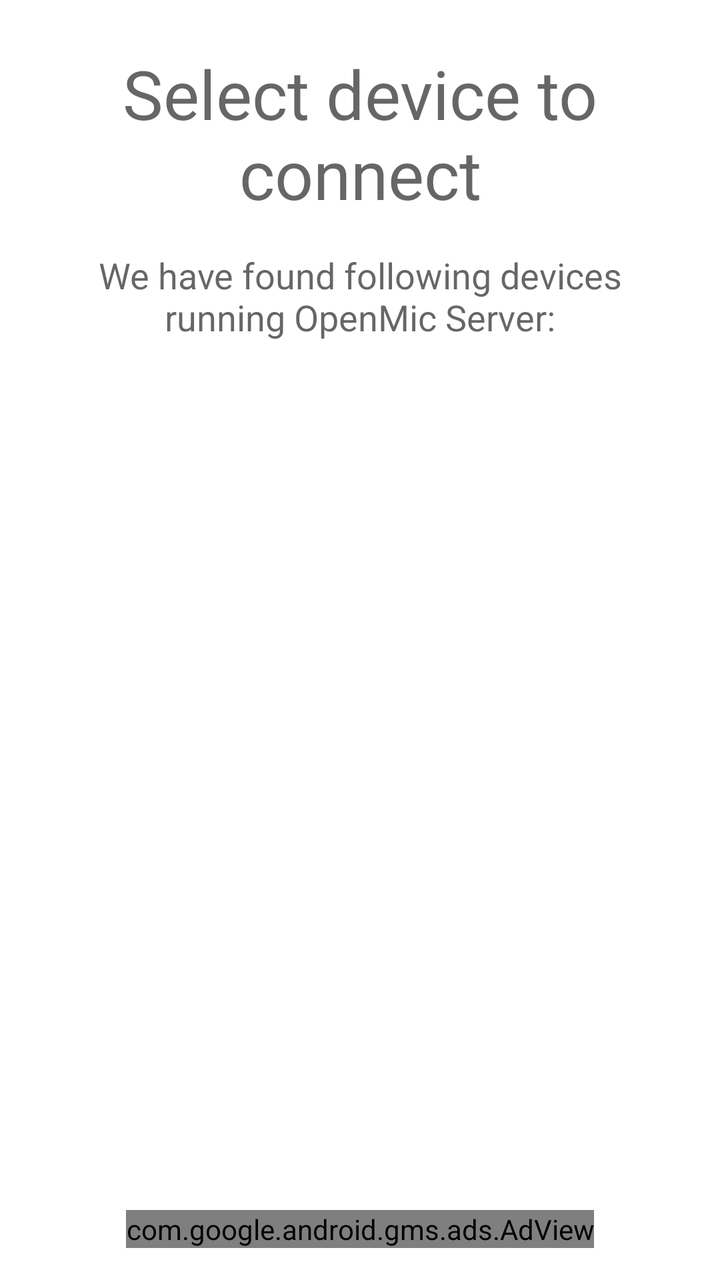
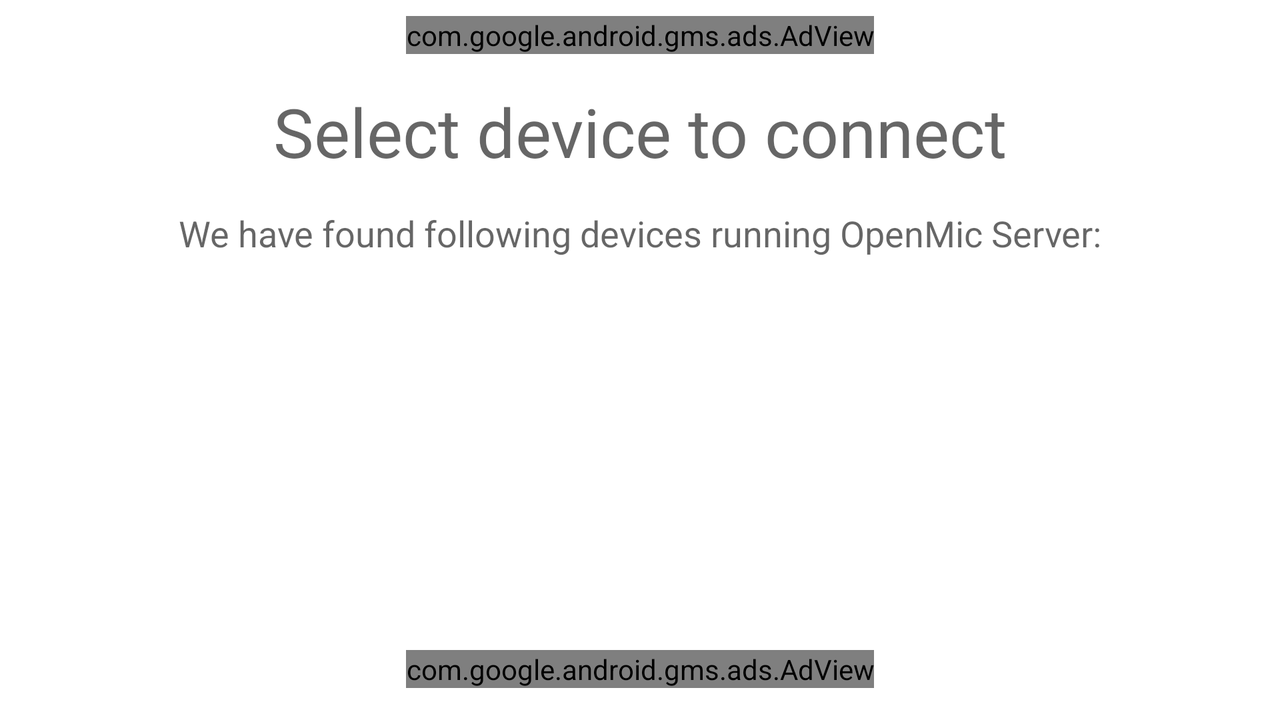

First picture: res/layout/ on a phone held upright. Second picture: the repository's own variant of that layout, on a device whose configuration matches the variant's folder. Source for both follows.
<!-- AndroidManifest.xml: application theme Theme.OpenMicClient -->
<!-- res/layout/fragment_devices_list.xml -->
<?xml version="1.0" encoding="utf-8"?>
<androidx.constraintlayout.widget.ConstraintLayout xmlns:android="http://schemas.android.com/apk/res/android"
    xmlns:app="http://schemas.android.com/apk/res-auto"
    xmlns:tools="http://schemas.android.com/tools"
    android:layout_width="match_parent"
    android:layout_height="match_parent"
    tools:context=".activities.fragments.main.DevicesList">

    <TextView
        android:id="@+id/devicesList_pageTitle"
        android:layout_width="wrap_content"
        android:layout_height="wrap_content"
        android:layout_marginTop="24dp"
        android:text="@string/device_list_title"
        android:textAppearance="@style/TextAppearance.AppCompat.Display1"
        android:gravity="center"
        app:layout_constraintEnd_toEndOf="parent"
        app:layout_constraintStart_toStartOf="parent"
        app:layout_constraintTop_toTopOf="parent" />

    <TextView
        android:id="@+id/devicesList_pageDesc"
        android:layout_width="0dp"
        android:layout_height="wrap_content"
        android:layout_marginStart="32dp"
        android:layout_marginLeft="32dp"
        android:layout_marginTop="16dp"
        android:layout_marginEnd="32dp"
        android:layout_marginRight="32dp"
        android:gravity="center"
        android:text="@string/device_list_desc"
        android:textAppearance="@style/TextAppearance.AppCompat.Medium"
        app:layout_constraintEnd_toEndOf="parent"
        app:layout_constraintStart_toStartOf="parent"
        app:layout_constraintTop_toBottomOf="@+id/devicesList_pageTitle" />

    <androidx.recyclerview.widget.RecyclerView
        android:id="@+id/devicesList"
        android:layout_width="0dp"
        android:layout_height="0dp"
        android:layout_marginStart="16dp"
        android:layout_marginLeft="16dp"
        android:layout_marginTop="32dp"
        android:layout_marginEnd="16dp"
        android:layout_marginRight="16dp"
        android:layout_marginBottom="32dp"
        app:layout_constraintBottom_toTopOf="@+id/adView_deviceList"
        app:layout_constraintEnd_toEndOf="parent"
        app:layout_constraintStart_toStartOf="parent"
        app:layout_constraintTop_toBottomOf="@+id/devicesList_pageDesc"
        tools:listitem="@layout/devices_list"/>

    <com.google.android.gms.ads.AdView
        android:id="@+id/adView_deviceList"
        android:layout_width="wrap_content"
        android:layout_height="wrap_content"
        android:layout_marginBottom="16dp"
        app:layout_constraintBottom_toBottomOf="parent"
        app:layout_constraintEnd_toEndOf="parent"
        app:layout_constraintStart_toStartOf="parent"
        app:adSize="LARGE_BANNER"
        app:adUnitId="@string/banner_device_list_portrait" />
</androidx.constraintlayout.widget.ConstraintLayout>
<!-- res/layout/devices_list.xml (included above) -->
<?xml version="1.0" encoding="utf-8"?>
<LinearLayout xmlns:android="http://schemas.android.com/apk/res/android"
    xmlns:app="http://schemas.android.com/apk/res-auto"
    xmlns:tools="http://schemas.android.com/tools"
    android:layout_width="match_parent"
    android:layout_height="wrap_content"
    android:baselineAligned="false">

    <LinearLayout
        android:layout_width="wrap_content"
        android:layout_height="wrap_content"
        android:layout_gravity="center"
        android:layout_weight="1"
        android:gravity="center"
        android:orientation="vertical"
        tools:ignore="UseCompoundDrawables">

        <ImageView
            android:id="@+id/deviceOsIcon"
            android:layout_width="wrap_content"
            android:layout_height="wrap_content"
            android:contentDescription="@string/icons_server_os"
            app:srcCompat="@drawable/ic_baseline_help_24" />

        <TextView
            android:id="@+id/deviceServerAppInfo"
            android:layout_width="match_parent"
            android:layout_height="wrap_content"
            android:gravity="center" />
    </LinearLayout>

    <LinearLayout
        android:id="@+id/deviceIdsContainer"
        android:layout_width="wrap_content"
        android:layout_height="wrap_content"
        android:layout_gravity="center"
        android:layout_weight="1"
        android:orientation="vertical">

        <TextView
            android:id="@+id/deviceHostname"
            android:layout_width="match_parent"
            android:layout_height="wrap_content"
            android:gravity="center"
            android:textAppearance="@style/TextAppearance.AppCompat.Medium" />

        <TextView
            android:id="@+id/deviceAddress"
            android:layout_width="match_parent"
            android:layout_height="0dp"
            android:gravity="center" />

    </LinearLayout>

    <LinearLayout
        android:layout_width="wrap_content"
        android:layout_height="wrap_content"
        android:layout_gravity="center"
        android:layout_weight="1"
        android:gravity="center"
        android:orientation="vertical">

        <Button
            android:id="@+id/connectBtn"
            android:layout_width="wrap_content"
            android:layout_height="wrap_content"
            android:text="@string/device_list_connect" />

        <TextView
            android:id="@+id/deviceTrustStatus"
            android:layout_width="match_parent"
            android:layout_height="wrap_content"
            android:gravity="center" />
    </LinearLayout>

</LinearLayout>
<!-- resources referenced by this layout -->
<resources>
  <!-- drawable ic_baseline_help_24 (drawable) -->
  <vector android:height="24dp" android:tint="@color/baseline_ic_color"
      android:viewportHeight="24" android:viewportWidth="24"
      android:width="24dp" xmlns:android="http://schemas.android.com/apk/res/android">
      <path android:fillColor="@android:color/white" android:pathData="M12,2C6.48,2 2,6.48 2,12s4.48,10 10,10 10,-4.48 10,-10S17.52,2 12,2zM13,19h-2v-2h2v2zM15.07,11.25l-0.9,0.92C13.45,12.9 13,13.5 13,15h-2v-0.5c0,-1.1 0.45,-2.1 1.17,-2.83l1.24,-1.26c0.37,-0.36 0.59,-0.86 0.59,-1.41 0,-1.1 -0.9,-2 -2,-2s-2,0.9 -2,2L8,9c0,-2.21 1.79,-4 4,-4s4,1.79 4,4c0,0.88 -0.36,1.68 -0.93,2.25z"/>
  </vector>
  <string name="device_list_connect">Connect</string>
  <string name="device_list_desc">We have found following devices running OpenMic Server:</string>
  <string name="device_list_title">Select device to connect</string>
  <string name="icons_server_os">Operating System Icon</string>
  <style name="Theme.OpenMicClient" parent="Theme.MaterialComponents.DayNight.DarkActionBar">
          
          <item name="colorPrimary">@color/purple_500</item>
          <item name="colorPrimaryVariant">@color/purple_700</item>
          <item name="colorOnPrimary">@color/white</item>
          
          <item name="colorSecondary">@color/teal_200</item>
          <item name="colorSecondaryVariant">@color/teal_700</item>
          <item name="colorOnSecondary">@color/black</item>
          
          <item name="android:statusBarColor" tools:targetApi="l">?attr/colorPrimaryVariant</item>
          
      </style>
  <color name="white">#FFFFFFFF</color>
  <color name="black">#FF000000</color>
</resources>
<!-- res/layout-land/fragment_devices_list.xml (the author's variant of the layout above) -->
<!-- drawn on the phone turned sideways -->
<?xml version="1.0" encoding="utf-8"?>
<androidx.constraintlayout.widget.ConstraintLayout xmlns:android="http://schemas.android.com/apk/res/android"
    xmlns:app="http://schemas.android.com/apk/res-auto"
    xmlns:tools="http://schemas.android.com/tools"
    android:layout_width="match_parent"
    android:layout_height="match_parent"
    tools:context=".activities.fragments.main.DevicesList">

    <com.google.android.gms.ads.AdView
        android:id="@+id/adView_devicesList_land_top"
        android:layout_width="wrap_content"
        android:layout_height="wrap_content"
        android:layout_marginTop="8dp"
        app:layout_constraintEnd_toEndOf="parent"
        app:layout_constraintStart_toStartOf="parent"
        app:layout_constraintTop_toTopOf="parent"
        app:adSize="BANNER"
        app:adUnitId="@string/banner_device_list_landscape_top" />

    <TextView
        android:id="@+id/devicesList_pageTitle"
        android:layout_width="wrap_content"
        android:layout_height="wrap_content"
        android:layout_marginTop="16dp"
        android:text="@string/device_list_title"
        android:textAppearance="@style/TextAppearance.AppCompat.Display1"
        app:layout_constraintEnd_toEndOf="parent"
        app:layout_constraintStart_toStartOf="parent"
        app:layout_constraintTop_toBottomOf="@+id/adView_devicesList_land_top" />

    <TextView
        android:id="@+id/devicesList_pageDesc"
        android:layout_width="0dp"
        android:layout_height="wrap_content"
        android:layout_marginStart="32dp"
        android:layout_marginLeft="32dp"
        android:layout_marginTop="16dp"
        android:layout_marginEnd="32dp"
        android:layout_marginRight="32dp"
        android:gravity="center"
        android:text="@string/device_list_desc"
        android:textAppearance="@style/TextAppearance.AppCompat.Medium"
        app:layout_constraintEnd_toEndOf="parent"
        app:layout_constraintStart_toStartOf="parent"
        app:layout_constraintTop_toBottomOf="@+id/devicesList_pageTitle" />

    <androidx.recyclerview.widget.RecyclerView
        android:id="@+id/devicesList"
        android:layout_width="0dp"
        android:layout_height="0dp"
        android:layout_marginStart="16dp"
        android:layout_marginLeft="16dp"
        android:layout_marginTop="8dp"
        android:layout_marginEnd="16dp"
        android:layout_marginRight="16dp"
        android:layout_marginBottom="8dp"
        app:layout_constraintBottom_toTopOf="@+id/adView2"
        app:layout_constraintEnd_toEndOf="parent"
        app:layout_constraintStart_toStartOf="parent"
        app:layout_constraintTop_toBottomOf="@+id/devicesList_pageDesc"
        tools:listitem="@layout/devices_list" />

    <com.google.android.gms.ads.AdView
        android:id="@+id/adView2"
        android:layout_width="wrap_content"
        android:layout_height="wrap_content"
        android:layout_marginBottom="16dp"
        app:layout_constraintBottom_toBottomOf="parent"
        app:layout_constraintEnd_toEndOf="parent"
        app:layout_constraintStart_toStartOf="parent"
        app:adSize="BANNER"
        app:adUnitId="@string/banner_device_list_landscape_bottom" />

</androidx.constraintlayout.widget.ConstraintLayout>
